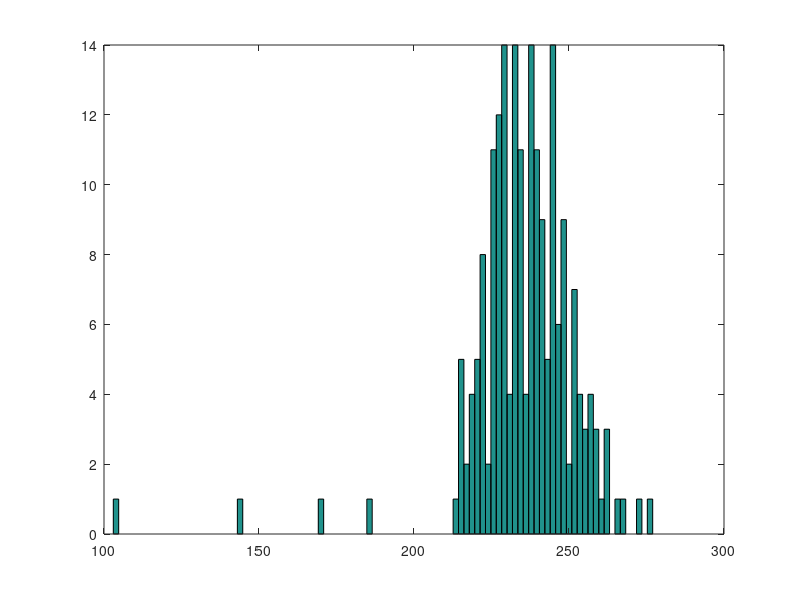

This chart was generated by the following MATLAB code:
%% Example Dirichlet Process prior
clear all;
 
% Number of 'data' objects - note that they don't have any data in them...
N = 1000;

% Initial number of clusters
K = 10; 

% matrix of size 1000 x 10
Z = rand(N,K); 

% binary indicator matrix of size 1000 x 10 for cluster membership
Z = (Z==repmat(max(Z,[],2),1,K)); 

% no. of samples
NSAMPS = 200;

% no. of members in each cluster
cSums = sum(Z,1); 

% DP concentra  tion parameter
alpha = 100;

% K for each sample
AllNk = zeros(NSAMPS,1);

% time for each sample
t1 = zeros(NSAMPS,1);

for s = 1:NSAMPS

    tic
    
    % loop through the objects in random order
    order = randperm(N); 
    for n = 1:N
    
        % this is the currently selected object from the random permutation
        this = order(n);
        thisk = find(Z(this, :)); % which cluster this object currently belong to ?

        % remove from model, detecting empty table if necessary
        cSums(thisk) = cSums(thisk) - 1;
        Z(this, thisk) = 0;
        
        % if empty table, delete this cluster
        if cSums(thisk) == 0
            K = K - 1;
            Z(:, thisk) = [];
            cSums(thisk) = [];
        end
        
        % compute probability for K existing table and new table
        % n_k/(N+alpha) or alpha/(N+alpha)
        prior = [cSums alpha];
        prior = prior./sum(prior);
        
        % pick new k randomly
        newk = find(rand<=cumsum(prior), 1);
        if newk > K
            % make new cluster and add to it
            Z = [Z zeros(N, 1)];
            Z(this, newk) = 1;
            K = K + 1;
            cSums = [cSums 1];
        else
            % add to existing cluster
            Z(this, newk) = 1;
            cSums(newk) = cSums(newk) + 1;
        end
        
    end
    
    t1(s) = toc;
    AllNk(s,1) = K;
    hist(AllNk, 100);drawnow
    % spy(Z); drawnow
    
end
